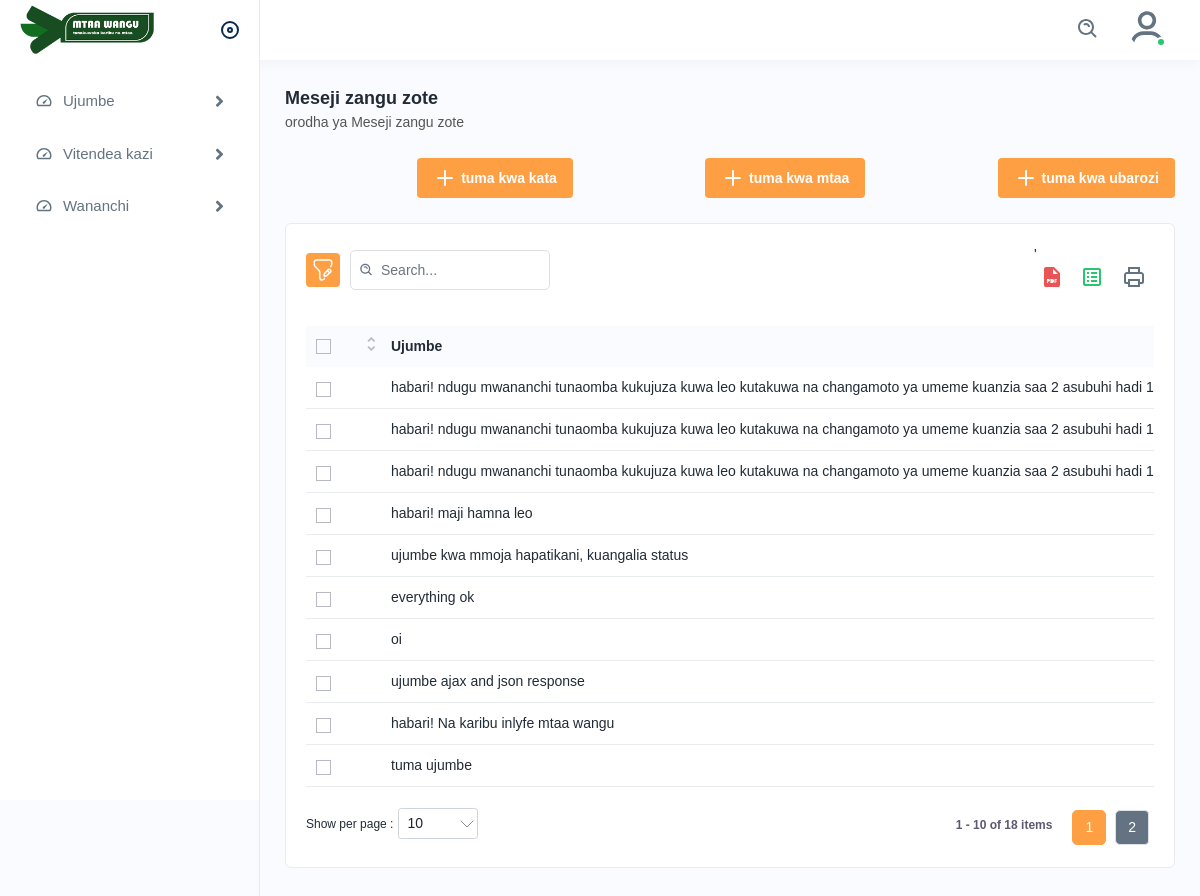
The page /jumbe/orodha-ya-jumbe/ on the database its author committed.
### ujumbe/models.py (models this page shows, shortened)
class Ujumbe(models.Model):
    mtendaji = models.ForeignKey(Mtendaji, on_delete=models.CASCADE, null=True, related_name="ujumbe_mtendaji")
    mjumbe = models.ForeignKey(Mjumbe, on_delete=models.CASCADE, null=True, related_name="ujumbe_mjumbe")
    ujumbe = models.TextField()
    wapokeaji = models.CharField(max_length=80, null=True, blank=True)
    date_created = models.DateTimeField(auto_now=True)
    class Meta:
        verbose_name_plural = 'Jumbe'

### ujumbe/views.py (the view)
# urls.py: path('jumbe/orodha-ya-jumbe/', views.orodha_ya_jumbe, name="orodha-ya-jumbe"),
def orodha_ya_jumbe(request):
    jumbe = ujumbe_models.Ujumbe.objects.all()
    context = {
        'jumbe': jumbe,
    }
    return render(request, 'ujumbe/orodha.html', context)

### templates/ujumbe/orodha.html (shortened to what this page needs)
{% extends 'base/index.html' %}
{% load static %}
{% block page %}Meseji zangu zote{% endblock page %}
{% block slogan %}orodha ya Meseji zangu zote{% endblock slogan %}
{% block content %}
<div class="page-header">
    <div class="page-btn">
        <a href="{% url 'tuma-kwa-kata' %}" class="btn btn-added"><img src="{% static 'assets/img/icons/plus.svg' %}" alt="img" class="me-1">tuma kwa kata</a>
    </div>
    <div class="page-btn">
        <a href="{% url 'tuma-kwa-mtaa' %}" class="btn btn-added"><img src="{% static 'assets/img/icons/plus.svg' %}" alt="img" class="me-1">tuma kwa mtaa</a>
    </div>
    <div class="page-btn">
        <a href="{% url 'tuma-kwa-barozi' %}" class="btn btn-added"><img src="{% static 'assets/img/icons/plus.svg' %}" alt="img" class="me-1">tuma kwa ubarozi</a>
    </div>
</div>
<div class="card">
    <div class="card-body">
    <div class="table-top">
    <div class="search-set">
    <div class="search-path">
    <a class="btn btn-filter" id="filter_search">
        <img src="{% static 'assets/img/icons/filter.svg' %}" alt="img">
    </a>
    </div>
    <div class="search-input">
    <a class="btn btn-searchset"><img src="{% static 'assets/img/icons/search-white.svg' %}" alt="img"></a>
    </div>
    </div>
    <div class="wordset">'
    <ul>
    <li>
    <a data-bs-toggle="tooltip" data-bs-placement="top" title="pdf"><img src="{% static 'assets/img/icons/pdf.svg' %}" alt="img"></a>
    </li>
    <li>
    <a data-bs-toggle="tooltip" data-bs-placement="top" title="excel"><img src="{% static 'assets/img/icons/excel.svg' %}" alt="img"></a>
    </li>
    <li>
    <a data-bs-toggle="tooltip" data-bs-placement="top" title="print"><img src="{% static 'assets/img/icons/printer.svg' %}" alt="img"></a>
    </li>
    </ul>
    </div>
    </div>
    <div class="table-responsive">
    <table class="table  datanew">
    <thead>
    <tr>
    <th>
    <label class="checkboxs">
    <span class="checkmarks"></span>
    </label>
    </th>
    <th>Ujumbe</th>
    </tr>
    </thead>
    <tbody>
    {% for pc in jumbe %}
    <tr>
    <td>
    <label class="checkboxs">
    <span class="checkmarks"></span>
    </label>
    </td>
    <td class="productimgname">
        <a href="">{{pc.ujumbe}}</a>
    </td>
    </tr>
    {% endfor %}
    </tbody>
    </table>
    </div>
    </div>
</div>
{% endblock %}

### rows shown on the page
Ujumbe: ujumbe "habari! ndugu mwananchi tunaomba kukujuza kuwa leo kutakuwa na changamoto ya umeme kuanzia saa 2 asubuhi hadi…"
Ujumbe: ujumbe "habari! ndugu mwananchi tunaomba kukujuza kuwa leo kutakuwa na changamoto ya umeme kuanzia saa 2 asubuhi hadi…"
Ujumbe: ujumbe "habari! ndugu mwananchi tunaomba kukujuza kuwa leo kutakuwa na changamoto ya umeme kuanzia saa 2 asubuhi hadi…"
Ujumbe: ujumbe "habari! maji hamna leo"
Ujumbe: ujumbe "ujumbe kwa mmoja hapatikani, kuangalia status"
Ujumbe: ujumbe "everything ok"
Ujumbe: ujumbe "oi"
Ujumbe: ujumbe "ujumbe ajax and json response"
Ujumbe: ujumbe "habari! Na karibu inlyfe mtaa wangu"
Ujumbe: ujumbe "tuma ujumbe"
